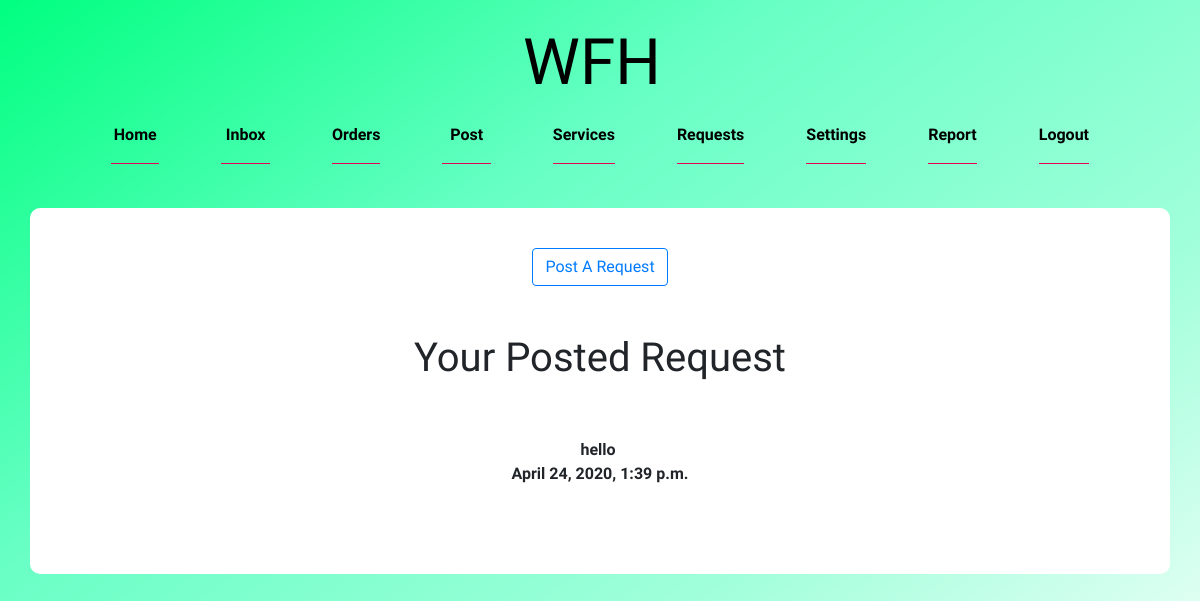
Before: /buyer_rst/ (signed in) with the older database file.
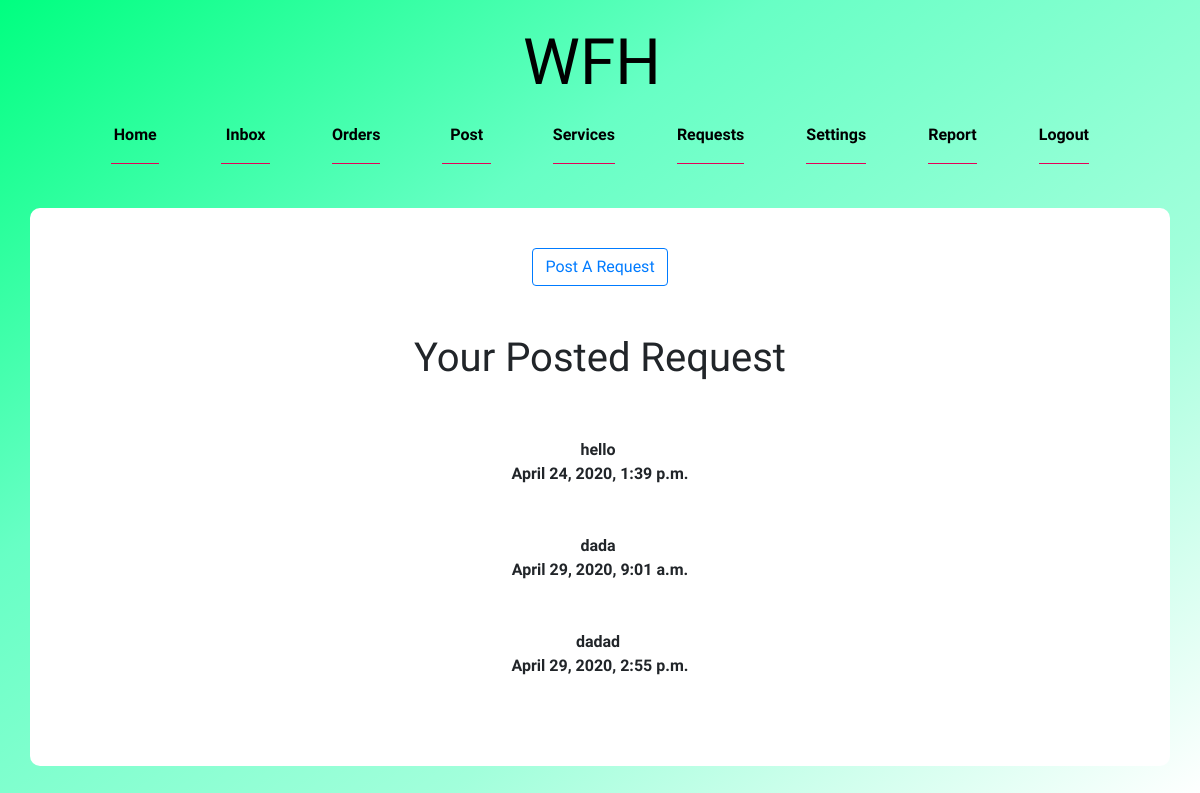
After: the same page with the newer database file.
### work_for_hire/models.py (models this page shows)
class buyer_request(models.Model):
    id = models.UUIDField(primary_key=True, default=uuid.uuid4, editable=False)
    user = models.CharField(max_length=100)
    category = models.CharField(max_length=100)
    rst = models.CharField(max_length=1200)
    rst_attach = models.FileField(null=True, blank=True)
    created_by = models.DateTimeField(auto_now=True)

### work_for_hire/views.py (the view)
# urls.py: path('buyer_rst/', views.buyer_request_create, name='buyer_rst_create'),
@login_required(login_url='index')
def buyer_request_create(request):
    if request.method == 'POST':
        user = request.user.username
        category = request.POST['category']
        rst = request.POST['rst']
        rstfile = request.FILES['rstfile']
        b = buyer_request.objects.create(
            user=user,
            category=category,
            rst=rst,
            rst_attach=rstfile,
            created_by=timezone.now()
        )
        b.save()
        return redirect('buyer_rst_create')
    else:
        user = request.user.username
        try:
            tm = get_localzone()
            b = buyer_request.objects.filter(user=user)
            obj = {
                'b': b,
                'tm': tm
            }
            return render(request, 'work_for_hire/seller/requests.html', obj)
        except pytz.UnknownTimeZoneError:
            b = buyer_request.objects.filter(user=user)
            obj = {
                'b': b
            }
            return render(request, 'work_for_hire/seller/requests.html', obj)

### templates/work_for_hire/seller/requests.html (shortened to what this page needs)
{% extends 'work_for_hire/seller/base.html' %}
{% block navbar %}
    {% load tz %}
        <div class="container text-center" style="background: white; padding: 40px; border-radius: 10px">
            <div class="text-center"><button id="post_form_open" class="btn btn-outline-primary">Post A Request</button></div><br><br>
            {% if b %}
                <h1>Your Posted Request</h1><br><br>
                {% for r in b %}
                    <a>{{ r.rst }}</a>&nbsp;<br>
                    {% if tm %}
                        <div class="text-center">{{ r.created_by|timezone:tm }}</div>
                    {% else %}
                        <div class="text-center">{{ r.created_by }}</div>
                    {% endif %}<br><br>
                {% endfor %}
            {% endif %}
        </div><br>
{% endblock %}

Changed rows visible on the page:
added buyer_request: rst "dada", created_by "April 29, 2020, 9:01 a.m."
added buyer_request: rst "dadad", created_by "April 29, 2020, 2:55 p.m."
